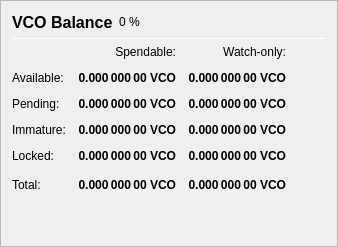
                   <widget class="QFrame" name="frame_Balances">
                    <property name="frameShape">
                     <enum>QFrame::StyledPanel</enum>
                    </property>
                    <property name="frameShadow">
                     <enum>QFrame::Raised</enum>
                    </property>
                    <layout class="QVBoxLayout" name="verticalLayout_4">
                     <item>
                      <layout class="QHBoxLayout" name="horizontalLayout_4">
                       <item>
                        <widget class="QLabel" name="label_5">
                         <property name="minimumSize">
                          <size>
                           <width>0</width>
                           <height>20</height>
                          </size>
                         </property>
                         <property name="font">
                          <font>
                           <pointsize>12</pointsize>
                           <weight>75</weight>
                           <bold>true</bold>
                          </font>
                         </property>
                         <property name="text">
                          <string>VCO Balance</string>
                         </property>
                        </widget>
                       </item>
                       <item>
                        <widget class="QLabel" name="labelVCOPercent">
                         <property name="text">
                          <string notr="true">0 %</string>
                         </property>
                        </widget>
                       </item>
                       <item>
                        <spacer name="horizontalSpacer_3">
                         <property name="orientation">
                          <enum>Qt::Horizontal</enum>
                         </property>
                         <property name="sizeHint" stdset="0">
                          <size>
                           <width>40</width>
                           <height>20</height>
                          </size>
                         </property>
                        </spacer>
                       </item>
                      </layout>
                     </item>
                     <item>
                      <widget class="Line" name="line_Balance">
                       <property name="minimumSize">
                        <size>
                         <width>0</width>
                         <height>1</height>
                        </size>
                       </property>
                       <property name="maximumSize">
                        <size>
                         <width>16777215</width>
                         <height>1</height>
                        </size>
                       </property>
                       <property name="orientation">
                        <enum>Qt::Horizontal</enum>
                       </property>
                      </widget>
                     </item>
                     <item>
                      <layout class="QGridLayout" name="gridLayout">
                       <property name="spacing">
                        <number>12</number>
                       </property>
                       <item row="0" column="1">
                        <widget class="QLabel" name="labelSpendable">
                         <property name="text">
                          <string>Spendable:</string>
                         </property>
                         <property name="alignment">
                          <set>Qt::AlignRight|Qt::AlignTrailing|Qt::AlignVCenter</set>
                         </property>
                        </widget>
                       </item>
                       <item row="0" column="2">
                        <widget class="QLabel" name="labelWatchonly">
                         <property name="text">
                          <string>Watch-only:</string>
                         </property>
                         <property name="alignment">
                          <set>Qt::AlignRight|Qt::AlignTrailing|Qt::AlignVCenter</set>
                         </property>
                        </widget>
                       </item>
                       <item row="1" column="0">
                        <widget class="QLabel" name="labelBalanceText">
                         <property name="text">
                          <string>Available:</string>
                         </property>
                        </widget>
                       </item>
                       <item row="1" column="1">
                        <widget class="QLabel" name="labelBalance">
                         <property name="font">
                          <font>
                           <weight>75</weight>
                           <bold>true</bold>
                          </font>
                         </property>
                         <property name="cursor">
                          <cursorShape>IBeamCursor</cursorShape>
                         </property>
                         <property name="toolTip">
                          <string>Your current spendable balance</string>
                         </property>
                         <property name="text">
                          <string notr="true">0.000 000 00 VCO</string>
                         </property>
                         <property name="alignment">
                          <set>Qt::AlignRight|Qt::AlignTrailing|Qt::AlignVCenter</set>
                         </property>
                         <property name="textInteractionFlags">
                          <set>Qt::LinksAccessibleByMouse|Qt::TextSelectableByKeyboard|Qt::TextSelectableByMouse</set>
                         </property>
                        </widget>
                       </item>
                       <item row="1" column="2">
                        <widget class="QLabel" name="labelWatchAvailable">
                         <property name="font">
                          <font>
                           <weight>75</weight>
                           <bold>true</bold>
                          </font>
                         </property>
                         <property name="cursor">
                          <cursorShape>IBeamCursor</cursorShape>
                         </property>
                         <property name="toolTip">
                          <string>Your current balance in watch-only addresses</string>
                         </property>
                         <property name="text">
                          <string notr="true">0.000 000 00 VCO</string>
                         </property>
                         <property name="alignment">
                          <set>Qt::AlignRight|Qt::AlignTrailing|Qt::AlignVCenter</set>
                         </property>
                         <property name="textInteractionFlags">
                          <set>Qt::LinksAccessibleByMouse|Qt::TextSelectableByKeyboard|Qt::TextSelectableByMouse</set>
                         </property>
                        </widget>
                       </item>
                       <item row="2" column="0">
                        <widget class="QLabel" name="labelPendingText">
                         <property name="text">
                          <string>Pending:</string>
                         </property>
                        </widget>
                       </item>
                       <item row="2" column="1">
                        <widget class="QLabel" name="labelUnconfirmed">
                         <property name="font">
                          <font>
                           <weight>75</weight>
                           <bold>true</bold>
                          </font>
                         </property>
                         <property name="cursor">
                          <cursorShape>IBeamCursor</cursorShape>
                         </property>
                         <property name="toolTip">
                          <string>Total of transactions that have yet to be confirmed, and do not yet count toward the spendable balance</string>
                         </property>
                         <property name="text">
                          <string notr="true">0.000 000 00 VCO</string>
                         </property>
                         <property name="alignment">
                          <set>Qt::AlignRight|Qt::AlignTrailing|Qt::AlignVCenter</set>
                         </property>
                         <property name="textInteractionFlags">
                          <set>Qt::LinksAccessibleByMouse|Qt::TextSelectableByKeyboard|Qt::TextSelectableByMouse</set>
                         </property>
                        </widget>
                       </item>
                       <item row="2" column="2">
                        <widget class="QLabel" name="labelWatchPending">
                         <property name="font">
                          <font>
                           <weight>75</weight>
                           <bold>true</bold>
                          </font>
                         </property>
                         <property name="cursor">
                          <cursorShape>IBeamCursor</cursorShape>
                         </property>
                         <property name="toolTip">
                          <string>Unconfirmed transactions to watch-only addresses</string>
                         </property>
                         <property name="text">
                          <string notr="true">0.000 000 00 VCO</string>
                         </property>
                         <property name="alignment">
                          <set>Qt::AlignRight|Qt::AlignTrailing|Qt::AlignVCenter</set>
                         </property>
                         <property name="textInteractionFlags">
                          <set>Qt::LinksAccessibleByMouse|Qt::TextSelectableByKeyboard|Qt::TextSelectableByMouse</set>
                         </property>
                        </widget>
                       </item>
                       <item row="3" column="0">
                        <widget class="QLabel" name="labelImmatureText">
                         <property name="text">
                          <string>Immature:</string>
                         </property>
                        </widget>
                       </item>
                       <item row="3" column="1">
                        <widget class="QLabel" name="labelImmature">
                         <property name="font">
                          <font>
                           <weight>75</weight>
                           <bold>true</bold>
                          </font>
                         </property>
                         <property name="cursor">
                          <cursorShape>IBeamCursor</cursorShape>
                         </property>
                         <property name="toolTip">
                          <string>Staked or masternode rewards that has not yet matured</string>
                         </property>
                         <property name="text">
                          <string notr="true">0.000 000 00 VCO</string>
                         </property>
                         <property name="alignment">
                          <set>Qt::AlignRight|Qt::AlignTrailing|Qt::AlignVCenter</set>
                         </property>
                         <property name="textInteractionFlags">
                          <set>Qt::LinksAccessibleByMouse|Qt::TextSelectableByKeyboard|Qt::TextSelectableByMouse</set>
                         </property>
                        </widget>
                       </item>
                       <item row="3" column="2">
                        <widget class="QLabel" name="labelWatchImmature">
                         <property name="font">
                          <font>
                           <weight>75</weight>
                           <bold>true</bold>
                          </font>
                         </property>
                         <property name="cursor">
                          <cursorShape>IBeamCursor</cursorShape>
                         </property>
                         <property name="toolTip">
                          <string>Staked or masternode rewards in watch-only addresses that has not yet matured</string>
                         </property>
                         <property name="text">
                          <string notr="true">0.000 000 00 VCO</string>
                         </property>
                         <property name="alignment">
                          <set>Qt::AlignRight|Qt::AlignTrailing|Qt::AlignVCenter</set>
                         </property>
                         <property name="textInteractionFlags">
                          <set>Qt::LinksAccessibleByMouse|Qt::TextSelectableByKeyboard|Qt::TextSelectableByMouse</set>
                         </property>
                        </widget>
                       </item>
                       <item row="4" column="0">
                        <widget class="QLabel" name="labelLockedBalanceText">
                         <property name="toolTip">
                          <string>Locked VCO or Masternode collaterals. These are excluded from zVCO minting.</string>
                         </property>
                         <property name="text">
                          <string>Locked:</string>
                         </property>
                        </widget>
                       </item>
                       <item row="4" column="1">
                        <widget class="QLabel" name="labelLockedBalance">
                         <property name="font">
                          <font>
                           <weight>75</weight>
                           <bold>true</bold>
                          </font>
                         </property>
                         <property name="cursor">
                          <cursorShape>IBeamCursor</cursorShape>
                         </property>
                         <property name="toolTip">
                          <string>Locked VCO or Masternode collaterals. These are excluded from zVCO minting.</string>
                         </property>
                         <property name="text">
                          <string notr="true">0.000 000 00 VCO</string>
                         </property>
                         <property name="alignment">
                          <set>Qt::AlignRight|Qt::AlignTrailing|Qt::AlignVCenter</set>
                         </property>
                         <property name="textInteractionFlags">
                          <set>Qt::LinksAccessibleByMouse|Qt::TextSelectableByKeyboard|Qt::TextSelectableByMouse</set>
                         </property>
                        </widget>
                       </item>
                       <item row="4" column="2">
                        <widget class="QLabel" name="labelWatchLocked">
                         <property name="font">
                          <font>
                           <weight>75</weight>
                           <bold>true</bold>
                          </font>
                         </property>
                         <property name="cursor">
                          <cursorShape>IBeamCursor</cursorShape>
                         </property>
                         <property name="toolTip">
                          <string>Current locked balance in watch-only addresses</string>
                         </property>
                         <property name="text">
                          <string notr="true">0.000 000 00 VCO</string>
                         </property>
                         <property name="alignment">
                          <set>Qt::AlignRight|Qt::AlignTrailing|Qt::AlignVCenter</set>
                         </property>
                         <property name="textInteractionFlags">
                          <set>Qt::LinksAccessibleByMouse|Qt::TextSelectableByKeyboard|Qt::TextSelectableByMouse</set>
                         </property>
                        </widget>
                       </item>
                       <item row="5" column="0">
                        <widget class="QLabel" name="labelTotalText">
                         <property name="toolTip">
                          <string>Your current VoucherCoin balance, unconfirmed and immature transactions included</string>
                         </property>
                         <property name="text">
                          <string>Total:</string>
                         </property>
                        </widget>
                       </item>
                       <item row="5" column="1">
                        <widget class="QLabel" name="labelTotal">
                         <property name="font">
                          <font>
                           <weight>75</weight>
                           <bold>true</bold>
                          </font>
                         </property>
                         <property name="cursor">
                          <cursorShape>IBeamCursor</cursorShape>
                         </property>
                         <property name="toolTip">
                          <string>Your current VoucherCoin balance, unconfirmed and immature transactions included</string>
                         </property>
                         <property name="text">
                          <string notr="true">0.000 000 00 VCO</string>
                         </property>
                         <property name="alignment">
                          <set>Qt::AlignRight|Qt::AlignTrailing|Qt::AlignVCenter</set>
                         </property>
                         <property name="textInteractionFlags">
                          <set>Qt::LinksAccessibleByMouse|Qt::TextSelectableByKeyboard|Qt::TextSelectableByMouse</set>
                         </property>
                        </widget>
                       </item>
                       <item row="5" column="2">
                        <widget class="QLabel" name="labelWatchTotal">
                         <property name="font">
                          <font>
                           <weight>75</weight>
                           <bold>true</bold>
                          </font>
                         </property>
                         <property name="cursor">
                          <cursorShape>IBeamCursor</cursorShape>
                         </property>
                         <property name="toolTip">
                          <string>Current total balance in watch-only addresses</string>
                         </property>
                         <property name="text">
                          <string notr="true">0.000 000 00 VCO</string>
                         </property>
                         <property name="alignment">
                          <set>Qt::AlignRight|Qt::AlignTrailing|Qt::AlignVCenter</set>
                         </property>
                         <property name="textInteractionFlags">
                          <set>Qt::LinksAccessibleByMouse|Qt::TextSelectableByKeyboard|Qt::TextSelectableByMouse</set>
                         </property>
                        </widget>
                       </item>
                       <item row="5" column="3">
                        <spacer name="horizontalSpacer_9">
                         <property name="orientation">
                          <enum>Qt::Horizontal</enum>
                         </property>
                         <property name="sizeHint" stdset="0">
                          <size>
                           <width>40</width>
                           <height>20</height>
                          </size>
                         </property>
                        </spacer>
                       </item>
                      </layout>
                     </item>
                     <item>
                      <spacer name="verticalSpacer_3">
                       <property name="orientation">
                        <enum>Qt::Vertical</enum>
                       </property>
                       <property name="sizeHint" stdset="0">
                        <size>
                         <width>20</width>
                         <height>40</height>
                        </size>
                       </property>
                      </spacer>
                     </item>
                    </layout>
                   </widget>
